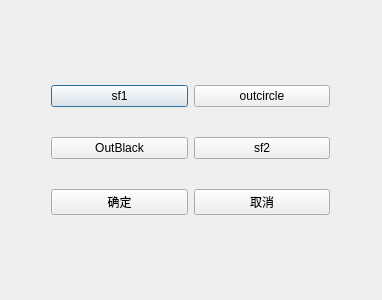
<?xml version="1.0" encoding="UTF-8"?>
<ui version="4.0">
 <class>GetSF</class>
 <widget class="QDialog" name="GetSF">
  <property name="geometry">
   <rect>
    <x>0</x>
    <y>0</y>
    <width>382</width>
    <height>300</height>
   </rect>
  </property>
  <property name="windowTitle">
   <string>GetSF</string>
  </property>
  <widget class="QWidget" name="gridLayoutWidget">
   <property name="geometry">
    <rect>
     <x>40</x>
     <y>50</y>
     <width>301</width>
     <height>201</height>
    </rect>
   </property>
   <layout class="QGridLayout" name="gridLayout">
    <item row="0" column="0">
     <widget class="QPushButton" name="pushButton">
      <property name="text">
       <string>sf1</string>
      </property>
     </widget>
    </item>
    <item row="1" column="0">
     <widget class="QPushButton" name="pushButton_2">
      <property name="text">
       <string>OutBlack</string>
      </property>
     </widget>
    </item>
    <item row="0" column="1">
     <widget class="QPushButton" name="pushButton_3">
      <property name="text">
       <string>outcircle</string>
      </property>
     </widget>
    </item>
    <item row="1" column="1">
     <widget class="QPushButton" name="pushButton_4">
      <property name="text">
       <string>sf2</string>
      </property>
     </widget>
    </item>
    <item row="2" column="0">
     <widget class="QPushButton" name="pushButton_5">
      <property name="text">
       <string>确定</string>
      </property>
     </widget>
    </item>
    <item row="2" column="1">
     <widget class="QPushButton" name="pushButton_6">
      <property name="text">
       <string>取消</string>
      </property>
     </widget>
    </item>
   </layout>
  </widget>
 </widget>
 <layoutdefault spacing="6" margin="11"/>
 <resources/>
 <connections>
  <connection>
   <sender>pushButton</sender>
   <signal>clicked()</signal>
   <receiver>GetSF</receiver>
   <slot>getname()</slot>
   <hints>
    <hint type="sourcelabel">
     <x>52</x>
     <y>80</y>
    </hint>
    <hint type="destinationlabel">
     <x>16</x>
     <y>81</y>
    </hint>
   </hints>
  </connection>
  <connection>
   <sender>pushButton_5</sender>
   <signal>clicked()</signal>
   <receiver>GetSF</receiver>
   <slot>accept()</slot>
   <hints>
    <hint type="sourcelabel">
     <x>66</x>
     <y>211</y>
    </hint>
    <hint type="destinationlabel">
     <x>11</x>
     <y>242</y>
    </hint>
   </hints>
  </connection>
  <connection>
   <sender>pushButton_6</sender>
   <signal>clicked()</signal>
   <receiver>GetSF</receiver>
   <slot>reject()</slot>
   <hints>
    <hint type="sourcelabel">
     <x>298</x>
     <y>209</y>
    </hint>
    <hint type="destinationlabel">
     <x>316</x>
     <y>262</y>
    </hint>
   </hints>
  </connection>
  <connection>
   <sender>pushButton_2</sender>
   <signal>clicked()</signal>
   <receiver>GetSF</receiver>
   <slot>getname()</slot>
   <hints>
    <hint type="sourcelabel">
     <x>101</x>
     <y>149</y>
    </hint>
    <hint type="destinationlabel">
     <x>16</x>
     <y>147</y>
    </hint>
   </hints>
  </connection>
  <connection>
   <sender>pushButton_4</sender>
   <signal>clicked()</signal>
   <receiver>GetSF</receiver>
   <slot>getname()</slot>
   <hints>
    <hint type="sourcelabel">
     <x>271</x>
     <y>157</y>
    </hint>
    <hint type="destinationlabel">
     <x>379</x>
     <y>150</y>
    </hint>
   </hints>
  </connection>
 </connections>
 <slots>
  <slot>getname()</slot>
 </slots>
</ui>
